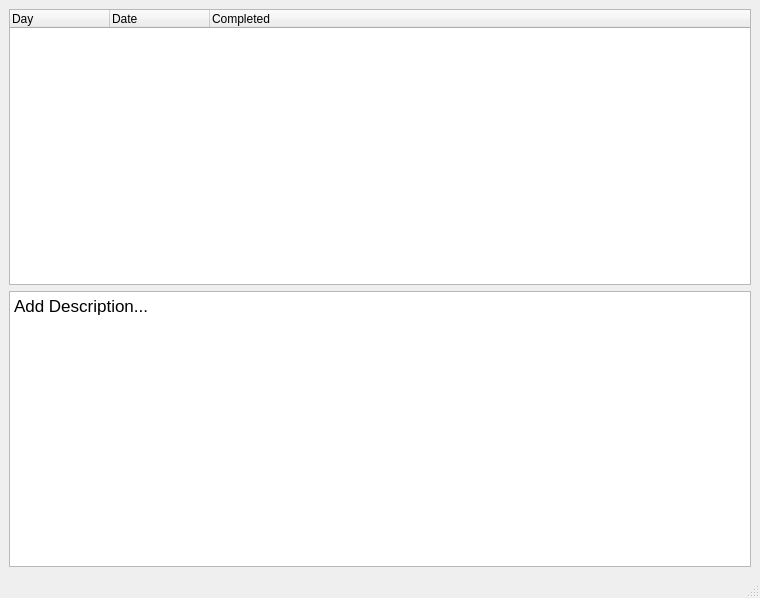
<?xml version="1.0" encoding="UTF-8"?>
<ui version="4.0">
 <class>MainWindow</class>
 <widget class="QMainWindow" name="MainWindow">
  <property name="geometry">
   <rect>
    <x>0</x>
    <y>0</y>
    <width>760</width>
    <height>598</height>
   </rect>
  </property>
  <property name="windowTitle">
   <string>MainWindow</string>
  </property>
  <widget class="QWidget" name="centralwidget">
   <layout class="QVBoxLayout" name="verticalLayout_2">
    <item>
     <layout class="QVBoxLayout" name="verticalLayout">
      <item>
       <widget class="QTreeWidget" name="treeWidget">
        <column>
         <property name="text">
          <string>Day</string>
         </property>
        </column>
        <column>
         <property name="text">
          <string>Date</string>
         </property>
        </column>
        <column>
         <property name="text">
          <string>Completed</string>
         </property>
        </column>
       </widget>
      </item>
      <item>
       <widget class="QTextBrowser" name="textBrowser">
        <property name="html">
         <string>&lt;!DOCTYPE HTML PUBLIC &quot;-//W3C//DTD HTML 4.0//EN&quot; &quot;http://www.w3.org/TR/REC-html40/strict.dtd&quot;&gt;
&lt;html&gt;&lt;head&gt;&lt;meta name=&quot;qrichtext&quot; content=&quot;1&quot; /&gt;&lt;style type=&quot;text/css&quot;&gt;
p, li { white-space: pre-wrap; }
&lt;/style&gt;&lt;/head&gt;&lt;body style=&quot; font-family:'.AppleSystemUIFont'; font-size:13pt; font-weight:400; font-style:normal;&quot;&gt;
&lt;p style=&quot; margin-top:0px; margin-bottom:0px; margin-left:0px; margin-right:0px; -qt-block-indent:0; text-indent:0px;&quot;&gt;Add Description...&lt;/p&gt;
&lt;p style=&quot;-qt-paragraph-type:empty; margin-top:0px; margin-bottom:0px; margin-left:0px; margin-right:0px; -qt-block-indent:0; text-indent:0px;&quot;&gt;&lt;br /&gt;&lt;/p&gt;&lt;/body&gt;&lt;/html&gt;</string>
        </property>
       </widget>
      </item>
     </layout>
    </item>
   </layout>
  </widget>
  <widget class="QStatusBar" name="statusbar"/>
 </widget>
 <resources/>
 <connections/>
</ui>
